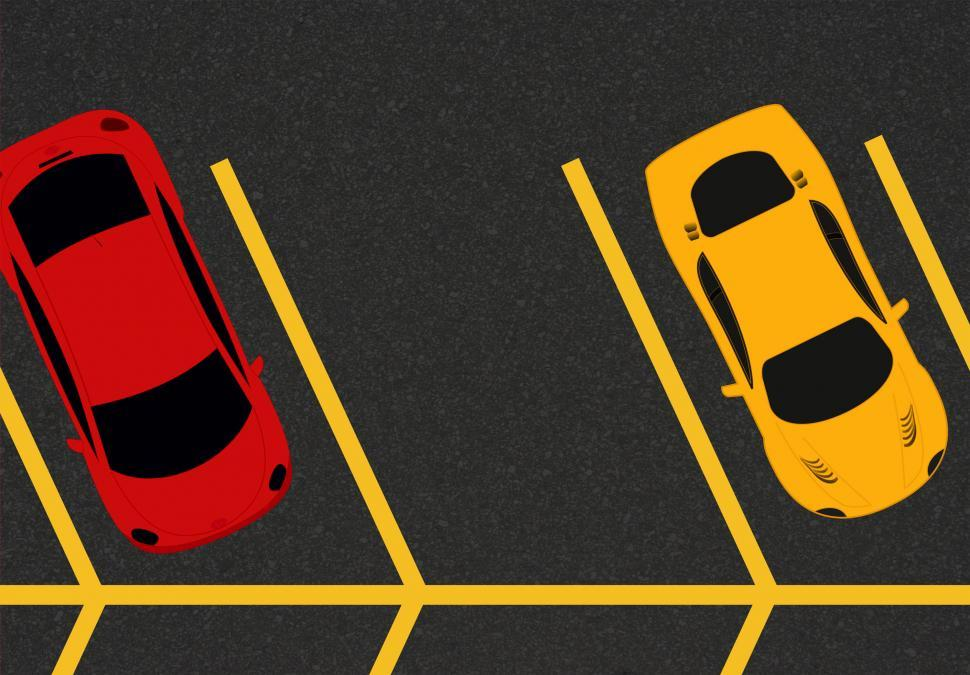
#> input picture parking_lot.jpg, 970 x 675 px, found by its file name
$ python main.py
#> lines starting #> are read from the running program, lines starting #| are printed output that depends on the picture; after the words box and inside, x2 and y2 are one past the last pixel; in counts of white or black regions, pixels touching at a corner belong together
import cv2
import numpy as np


img = cv2.imread('vdeocapture.py/new.py/parking_lot.jpg')
#> img is the input picture: shape (675, 970, 3); mean B, G, R 35.6, 60.5, 86.2
hsv = cv2.cvtColor(img, cv2.COLOR_BGR2HSV)
#> hsv: shape (675, 970, 3); mean H, S, V 33.7, 80.3, 86.6
display = img.copy()


REGION_W, REGION_H = 140, 220


lower_red1 = np.array([0, 70, 50])
upper_red1 = np.array([10, 255, 255])
lower_red2 = np.array([170, 70, 50])
upper_red2 = np.array([180, 255, 255])


lower_yellow = np.array([20, 100, 100])
upper_yellow = np.array([35, 255, 255])

red_mask = cv2.inRange(hsv, lower_red1, upper_red1) | cv2.inRange(hsv, lower_red2, upper_red2)
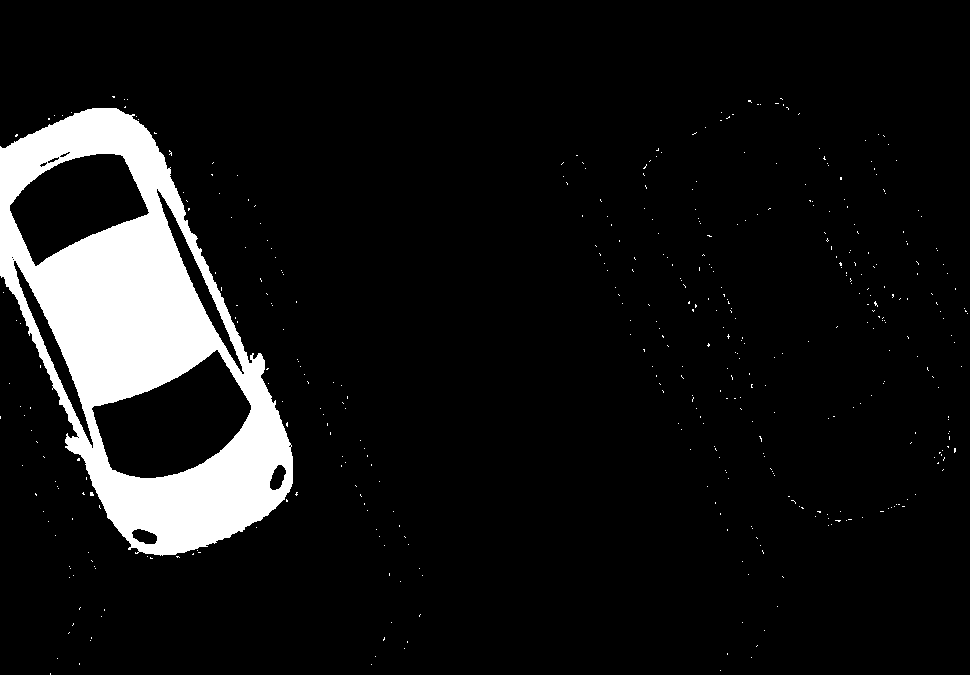
#> red_mask: shape (675, 970); 8.7% white; 436 white regions (435 under 20 px), largest, box (x1, y1, x2, y2) and area: (0, 108, 293, 556) 55755
yellow_mask = cv2.inRange(hsv, lower_yellow, upper_yellow)
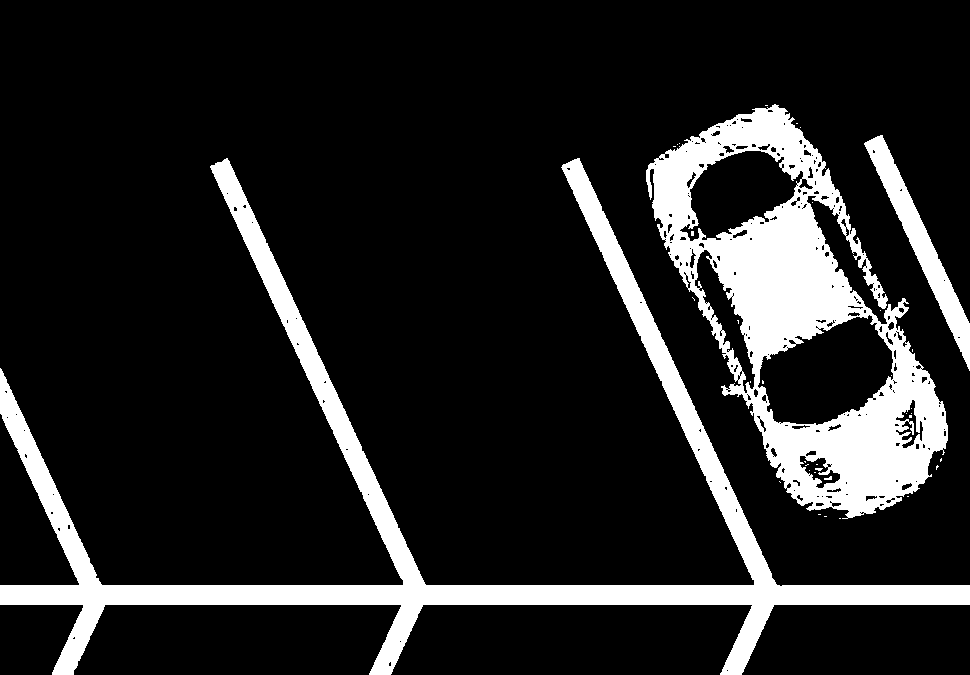
#> yellow_mask: shape (675, 970); 14.8% white; 36 white regions (32 under 20 px), largest, box (x1, y1, x2, y2) and area: (0, 158, 970, 675) 46920, (646, 104, 948, 519) 44986, (864, 135, 970, 371) 4605, (824, 476, 832, 480) 21
car_mask = red_mask | yellow_mask
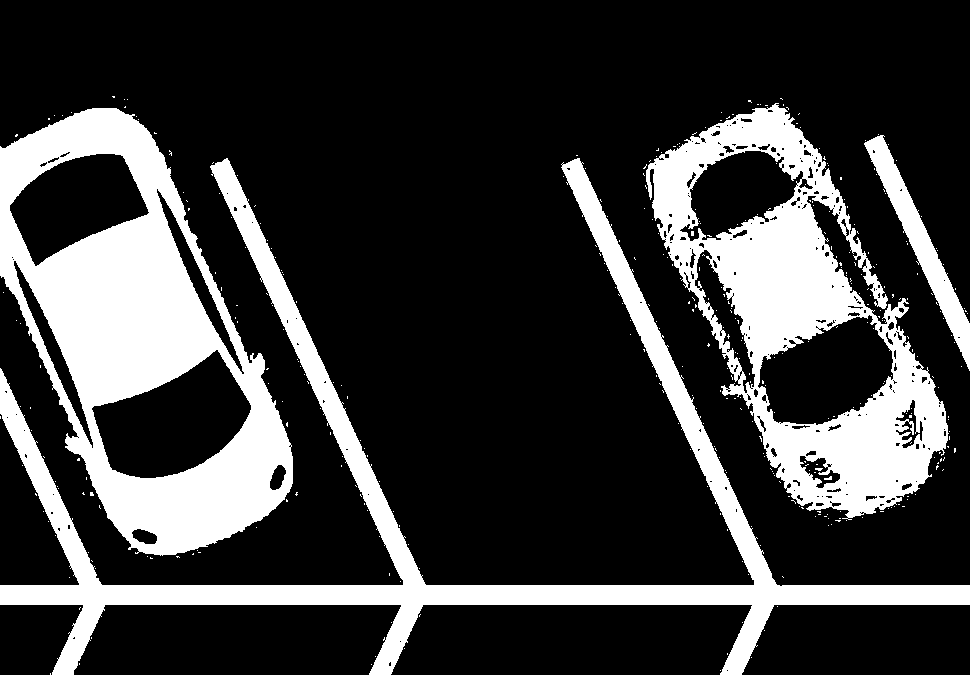
#> car_mask: shape (675, 970); 23.4% white; 388 white regions (383 under 20 px), largest, box (x1, y1, x2, y2) and area: (0, 108, 293, 556) 55755, (0, 158, 970, 675) 47020, (646, 103, 949, 520) 45049, (864, 135, 970, 371) 4616, (824, 476, 832, 480) 21

def check_parking_spot(x, y):
    global display
    x1, y1 = max(0, x - REGION_W//2), max(0, y - REGION_H//2)
    x2, y2 = min(img.shape[1], x1 + REGION_W), min(img.shape[0], y1 + REGION_H)
    roi_mask = car_mask[y1:y2, x1:x2]

    car_pixels = cv2.countNonZero(roi_mask)

    if car_pixels > 200:
        status = "Occupied"
        color = (0, 0, 255)
    else:
        status = "Empty"
        color = (0, 255, 0)

    display = img.copy()
    cv2.rectangle(display, (x1, y1), (x2, y2), color, 2)
    cv2.putText(display, status, (x1, y1 - 10), cv2.FONT_HERSHEY_SIMPLEX, 0.7, color, 2)

def on_mouse(event, x, y, flags, param):
    if event == cv2.EVENT_LBUTTONDOWN:
        check_parking_spot(x, y)

cv2.namedWindow("Color-Based Parking Detection")
cv2.setMouseCallback("Color-Based Parking Detection", on_mouse)

while True:
    cv2.imshow("Color-Based Parking Detection", display)
    if cv2.waitKey(1) & 0xFF == 27:
#> (key Esc is pressed here)
        break

cv2.destroyAllWindows()
